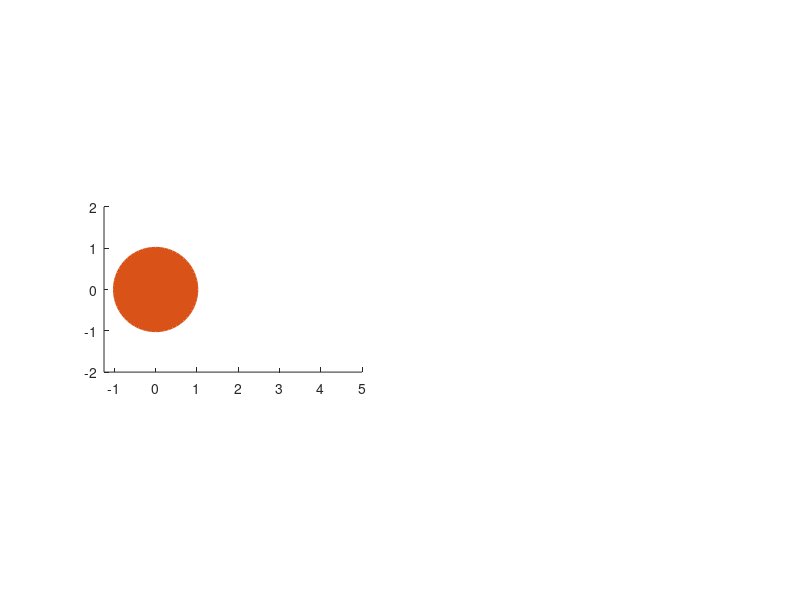

Recreate this plot in MATLAB. (Note: this script raises an error after producing the figure.)
R=1;
B0=1;
lat1=-58;
lat2=-50;
theta1=20;
theta2=70;



subplot(1,2,1)

axis equal
rectangle('Position', [0-R,0-R,2*R,2*R], 'Curvature', [1 1],'EdgeColor', '#D95319','FaceColor','#D95319','linewidth',2);
set(gca,'Xlim',[-R*1.25 R*5]);
set(gca,'Ylim',[-R*2    R*2]);



hold on
lat=lat1;
p0=[R*cos(lat*pi/180) 0 R*sin(lat*pi/180)];
p1=p0;

for i=1:150
    B=mag_field(p1,R,B0);
    vec=0.1*R*B/norm(B);
    p2=p1+vec;
%     line([p1(1),p2(1)],[p1(2),p2(2)],[p1(3),p2(3)]);
    if norm(p1)>=0.999*R
        line([p1(1),p2(1)],[p1(3),p2(3)],'Color','#0072BD');
    else
        break
    end
    hold on
    p1=p2;
end


hold on
lat=lat2;
p0=[R*cos(lat*pi/180) 0 R*sin(lat*pi/180)];
p1=p0;
for i=1:150
    B=mag_field(p1,R,B0);
    vec=0.1*R*B/norm(B);
    p2=p1+vec;
%     line([p1(1),p2(1)],[p1(2),p2(2)],[p1(3),p2(3)]);
    if norm(p1)>=0.999*R
        line([p1(1),p2(1)],[p1(3),p2(3)],'Color','#0072BD');
    else
        break
    end
    hold on
    p1=p2;
end




q=1.6e-19;
m=1.6725e-27;

q=1;
m=1;

V0=0.8e-2;
sita=theta1*pi/180;
Vy=V0*sin(sita);
Vz=V0*cos(sita);
Vx=0;
c=[3.1*R,0,0,Vx,Vy,Vz];%给定初始量
[t,y]=ode45('cjxxfun',100*[0:1e-2:12],c,[],q,m,R,B0);%解微分方程组
% plot3(y(:,1),y(:,2),y(:,3),'linewidth',2);%绘制三维粒子运动轨迹
plot(y(:,1),y(:,3),'linewidth',2,'color','#77AC30');%绘制三维粒子运动轨迹
xlabel('x');
% ylabel('y');
zlabel('z');

grid on;

xlabel('M-shell');
% ylabel('M-shell');
% 
set(gca,'FontSize',20);
title(['eq=' num2str(theta1) '°']);



subplot(1,2,2)

axis equal
rectangle('Position', [0-R,0-R,2*R,2*R], 'Curvature', [1 1],'EdgeColor', '#D95319','FaceColor','#D95319','linewidth',2);
set(gca,'Xlim',[-R*1.25 R*5]);
set(gca,'Ylim',[-R*2    R*2]);



hold on
lat=lat1;
p0=[R*cos(lat*pi/180) 0 R*sin(lat*pi/180)];
p1=p0;

for i=1:150
    B=mag_field(p1,R,B0);
    vec=0.1*R*B/norm(B);
    p2=p1+vec;
%     line([p1(1),p2(1)],[p1(2),p2(2)],[p1(3),p2(3)]);
    if norm(p1)>=0.999*R
        line([p1(1),p2(1)],[p1(3),p2(3)],'Color','#0072BD');
    else
        break
    end
    hold on
    p1=p2;
end


hold on
lat=lat2;
p0=[R*cos(lat*pi/180) 0 R*sin(lat*pi/180)];
p1=p0;
for i=1:150
    B=mag_field(p1,R,B0);
    vec=0.1*R*B/norm(B);
    p2=p1+vec;
%     line([p1(1),p2(1)],[p1(2),p2(2)],[p1(3),p2(3)]);
    if norm(p1)>=0.999*R
        line([p1(1),p2(1)],[p1(3),p2(3)],'Color','#0072BD');
    else
        break
    end
    hold on
    p1=p2;
end




q=1.6e-19;
m=1.6725e-27;

q=1;
m=1;

V0=0.8e-2;
sita=theta2*pi/180;
Vy=V0*sin(sita);
Vz=V0*cos(sita);
Vx=0;
c=[3.1*R,0,0,Vx,Vy,Vz];%给定初始量
[t,y]=ode45('cjxxfun',100*[0:1e-2:12],c,[],q,m,R,B0);%解微分方程组
% plot3(y(:,1),y(:,2),y(:,3),'linewidth',2);%绘制三维粒子运动轨迹
plot(y(:,1),y(:,3),'linewidth',2,'color','#77AC30');%绘制三维粒子运动轨迹
xlabel('x');
% ylabel('y');
zlabel('z');

grid on;

xlabel('M-shell');
% ylabel('M-shell');
% 
set(gca,'FontSize',20);
title(['eq=' num2str(theta2) '°']);
